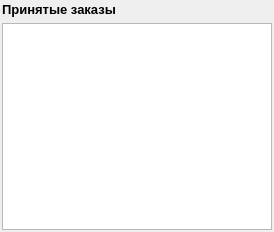
<?xml version="1.0" encoding="UTF-8"?>
<ui version="4.0">
 <class>OrderStart</class>
 <widget class="QWidget" name="OrderStart">
  <property name="geometry">
   <rect>
    <x>0</x>
    <y>0</y>
    <width>274</width>
    <height>232</height>
   </rect>
  </property>
  <property name="windowTitle">
   <string>Form</string>
  </property>
  <layout class="QVBoxLayout" name="verticalLayout">
   <property name="margin">
    <number>2</number>
   </property>
   <item>
    <widget class="QLabel" name="title">
     <property name="font">
      <font>
       <pointsize>10</pointsize>
       <weight>75</weight>
       <bold>true</bold>
      </font>
     </property>
     <property name="text">
      <string>Принятые заказы</string>
     </property>
     <property name="alignment">
      <set>Qt::AlignLeading|Qt::AlignLeft|Qt::AlignVCenter</set>
     </property>
    </widget>
   </item>
   <item>
    <widget class="QTableView" name="table"/>
   </item>
  </layout>
 </widget>
 <resources/>
 <connections/>
</ui>
